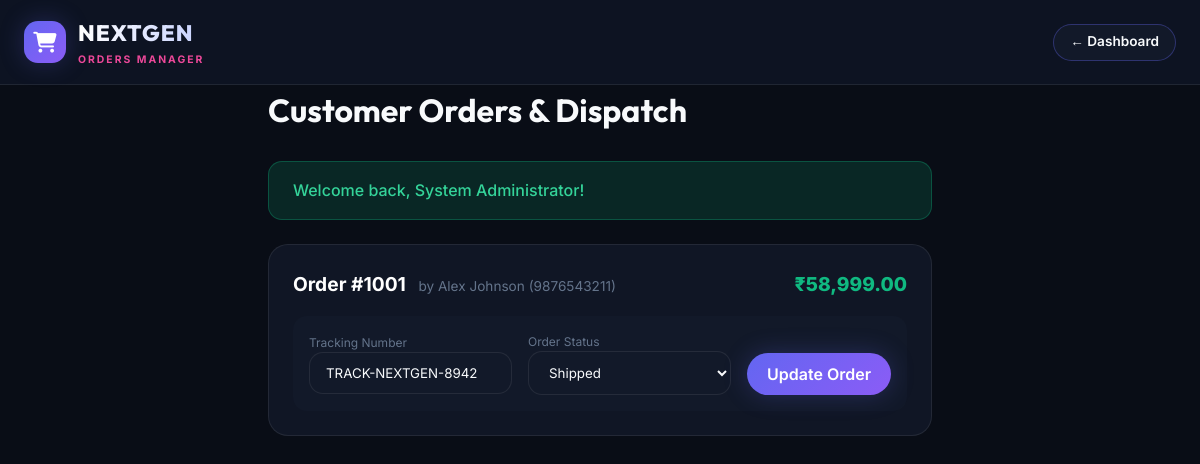
The app's page /admin/orders.php (signed in) with its own data.
### tables this page shows
CREATE TABLE IF NOT EXISTS `orders` (
  `id` INT AUTO_INCREMENT PRIMARY KEY,
  `user_id` INT NOT NULL,
  `total_amount` DECIMAL(10, 2) NOT NULL,
  `discount_amount` DECIMAL(10, 2) DEFAULT 0.00,
  `final_amount` DECIMAL(10, 2) NOT NULL,
  `payment_method` VARCHAR(50) NOT NULL DEFAULT 'UPI',
  `payment_status` ENUM('Pending', 'Paid', 'Failed') DEFAULT 'Paid',
  `order_status` ENUM('Processing', 'Shipped', 'Out for Delivery', 'Delivered', 'Cancelled') DEFAULT 'Processing',
  `shipping_name` VARCHAR(100) NOT NULL,
  `shipping_phone` VARCHAR(20) NOT NULL,
  `shipping_address` TEXT NOT NULL,
  `city` VARCHAR(50) NOT NULL,
  `state` VARCHAR(50) NOT NULL,
  `pincode` VARCHAR(10) NOT NULL,
  `tracking_number` VARCHAR(50) DEFAULT NULL,
  `created_at` DATETIME DEFAULT CURRENT_TIMESTAMP,
  FOREIGN KEY (`user_id`) REFERENCES `users`(`id`) ON DELETE CASCADE
);

### includes/functions.php (called while the page is built, shortened)
<?php
function formatPrice($amount) {
    return '₹' . number_format((float)$amount, 2);
}
function getFlash($key) {
    if (isset($_SESSION['flash_' . $key])) {
        $msg = $_SESSION['flash_' . $key];
        return $msg;
    }
    return null;
}

### admin/orders.php (the view, shortened to what this page needs)
<?php
require_once __DIR__ . '/../includes/functions.php';
$db = Database::getConnection();
$orders = $db->query("SELECT o.*, u.full_name, u.email FROM orders o LEFT JOIN users u ON o.user_id = u.id ORDER BY o.id DESC")->fetchAll();
?>
<!DOCTYPE html>
<html lang="en">
<head>
    <link rel="stylesheet" href="https://cdnjs.cloudflare.com/ajax/libs/font-awesome/6.5.1/css/all.min.css">
    <link rel="stylesheet" href="../assets/css/style.css">
</head>
<body>
    <header class="main-header" style="background: #0d1322;">
        <div class="container header-container">
            <a href="dashboard.php" class="brand-logo">
                <div class="logo-icon"><i class="fa-solid fa-cart-shopping"></i></div>
                <div class="logo-text">
                    <span class="brand-name">NEXTGEN</span>
                    <span class="brand-tag">ORDERS MANAGER</span>
                </div>
            </a>
            <a href="dashboard.php" class="btn-secondary" style="padding: 0.4rem 1rem; font-size: 0.85rem;">&larr; Dashboard</a>
        </div>
    </header>
    <div class="container my-5">
        <h1 class="section-title mb-4">Customer Orders & Dispatch</h1>
        <?php if ($msg = getFlash('success')): ?>
            <div class="flash-alert success mb-4"><?= $msg ?></div>
        <?php endif; ?>
        <div style="display: flex; flex-direction: column; gap: 1.5rem;">
            <?php foreach ($orders as $ord): ?>
                <div style="background: var(--bg-card); border: 1px solid var(--border-color); border-radius: var(--radius-lg); padding: 1.5rem;">
                    <div style="display: flex; justify-content: space-between; align-items: center; flex-wrap: wrap; gap: 1rem; margin-bottom: 1rem;">
                        <div>
                            <strong style="font-size: 1.2rem; color: #fff;">Order #<?= $ord['id'] ?></strong>
                            <span style="color: var(--text-muted); font-size: 0.85rem; margin-left: 0.5rem;">by <?= htmlspecialchars($ord['shipping_name'] ?: $ord['full_name']) ?> (<?= htmlspecialchars($ord['shipping_phone']) ?>)</span>
                        </div>
                        <div style="font-size: 1.2rem; font-weight: 800; color: var(--emerald);"><?= formatPrice($ord['final_amount']) ?></div>
                    </div>
                    <form action="orders.php" method="POST" style="display: flex; gap: 1rem; align-items: center; background: var(--bg-surface); padding: 1rem; border-radius: var(--radius-md); flex-wrap: wrap;">
                        <div style="flex: 1; min-width: 180px;">
                            <label style="font-size: 0.75rem; color: var(--text-muted); display: block;">Tracking Number</label>
                            <input type="text" name="tracking_number" class="form-control" value="<?= htmlspecialchars($ord['tracking_number'] ?? '') ?>" placeholder="TRACK-NEXTGEN-xxxx">
                        </div>
                        <div style="flex: 1; min-width: 180px;">
                            <label style="font-size: 0.75rem; color: var(--text-muted); display: block;">Order Status</label>
                            <select name="order_status" class="form-control">
                                <option value="Shipped" <?= $ord['order_status'] === 'Shipped' ? 'selected' : '' ?>>Shipped</option>
                            </select>
                        </div>
                        <button type="submit" name="update_order_status" class="btn-primary" style="padding: 0.7rem 1.25rem; align-self: flex-end;">
                            Update Order
                        </button>
                    </form>
                </div>
            <?php endforeach; ?>
        </div>
    </div>
</body>
</html>

### assets/css/style.css (style rules this page uses)
:root { --bg-dark: #090d16; --bg-surface: #121929; --bg-surface-hover: #1b253b; --bg-card: rgba(18, 25, 41, 0.85); --border-color: rgba(255, 255, 255, 0.08); --border-highlight: rgba(99, 102, 241, 0.35); --primary: #6366f1; --primary-hover: #4f46e5; --accent: #8b5cf6; --neon-pink: #ec4899; --emerald: #10b981; --amber: #f59e0b; --rose: #f43f5e; --text-primary: #f8fafc; --text-secondary: #94a3b8; --text-muted: #64748b; --font-heading: 'Outfit', sans-serif; --font-body: 'Inter', sans-serif; --radius-sm: 8px; --radius-md: 14px; --radius-lg: 20px; --radius-full: 9999px; --shadow-glow: 0 0 25px rgba(99, 102, 241, 0.25); --shadow-card: 0 10px 30px rgba(0, 0, 0, 0.35); --glass-backdrop: blur(16px); }
* { margin: 0; padding: 0; box-sizing: border-box; }
body { font-family: var(--font-body); background-color: var(--bg-dark); color: var(--text-primary); line-height: 1.6; overflow-x: hidden; min-height: 100vh; display: flex; flex-direction: column; }
a { color: inherit; text-decoration: none; transition: all 0.25s ease; }
button, input, select, textarea { font-family: inherit; }
.container { max-width: 1280px; margin: 0 auto; padding: 0 1.5rem; }
.main-header { background: rgba(9, 13, 22, 0.9); backdrop-filter: var(--glass-backdrop); border-bottom: 1px solid var(--border-color); position: sticky; top: 0; z-index: 100; }
.header-container { display: flex; align-items: center; justify-content: space-between; padding: 1rem 1.5rem; gap: 2rem; }
.brand-logo { display: flex; align-items: center; gap: 0.75rem; }
.logo-icon { width: 42px; height: 42px; background: linear-gradient(135deg, var(--primary), var(--accent)); border-radius: var(--radius-md); display: flex; align-items: center; justify-content: center; font-size: 1.3rem; color: #ffffff; box-shadow: var(--shadow-glow); }
.logo-text { display: flex; flex-direction: column; }
.brand-name { font-family: var(--font-heading); font-size: 1.4rem; font-weight: 800; letter-spacing: 1px; background: linear-gradient(90deg, #ffffff, #c7d2fe); -webkit-background-clip: text; -webkit-text-fill-color: transparent; }
.brand-tag { font-size: 0.65rem; font-weight: 700; letter-spacing: 2px; color: var(--neon-pink); text-transform: uppercase; }
.flash-alert { padding: 1rem 1.5rem; border-radius: var(--radius-md); margin: 1.5rem 0; display: flex; align-items: center; justify-content: space-between; font-weight: 500; }
.flash-alert.success { background: rgba(16, 185, 129, 0.15); border: 1px solid rgba(16, 185, 129, 0.3); color: #34d399; }
.btn-primary { background: linear-gradient(135deg, var(--primary), var(--accent)); color: #ffffff; padding: 0.85rem 2rem; border-radius: var(--radius-full); font-weight: 600; font-size: 1rem; border: none; cursor: pointer; box-shadow: var(--shadow-glow); display: inline-flex; align-items: center; gap: 0.6rem; }
.btn-secondary { background: var(--bg-surface); border: 1px solid var(--border-highlight); color: var(--text-primary); padding: 0.85rem 2rem; border-radius: var(--radius-full); font-weight: 600; font-size: 1rem; display: inline-flex; align-items: center; gap: 0.6rem; }
.section-title { font-family: var(--font-heading); font-size: 2rem; font-weight: 700; margin-bottom: 0.5rem; }
.form-control { width: 100%; background: var(--bg-surface); border: 1px solid var(--border-color); border-radius: var(--radius-md); padding: 0.75rem 1rem; color: var(--text-primary); outline: none; }

### records on screen
orders: id "1001", shipping_name "Alex Johnson", shipping_phone "9876543211", final_amount "₹58,999.00", tracking_number "TRACK-NEXTGEN-8942", order_status "Shipped"

### other values on screen
$msg "Welcome back, System Administrator!"
